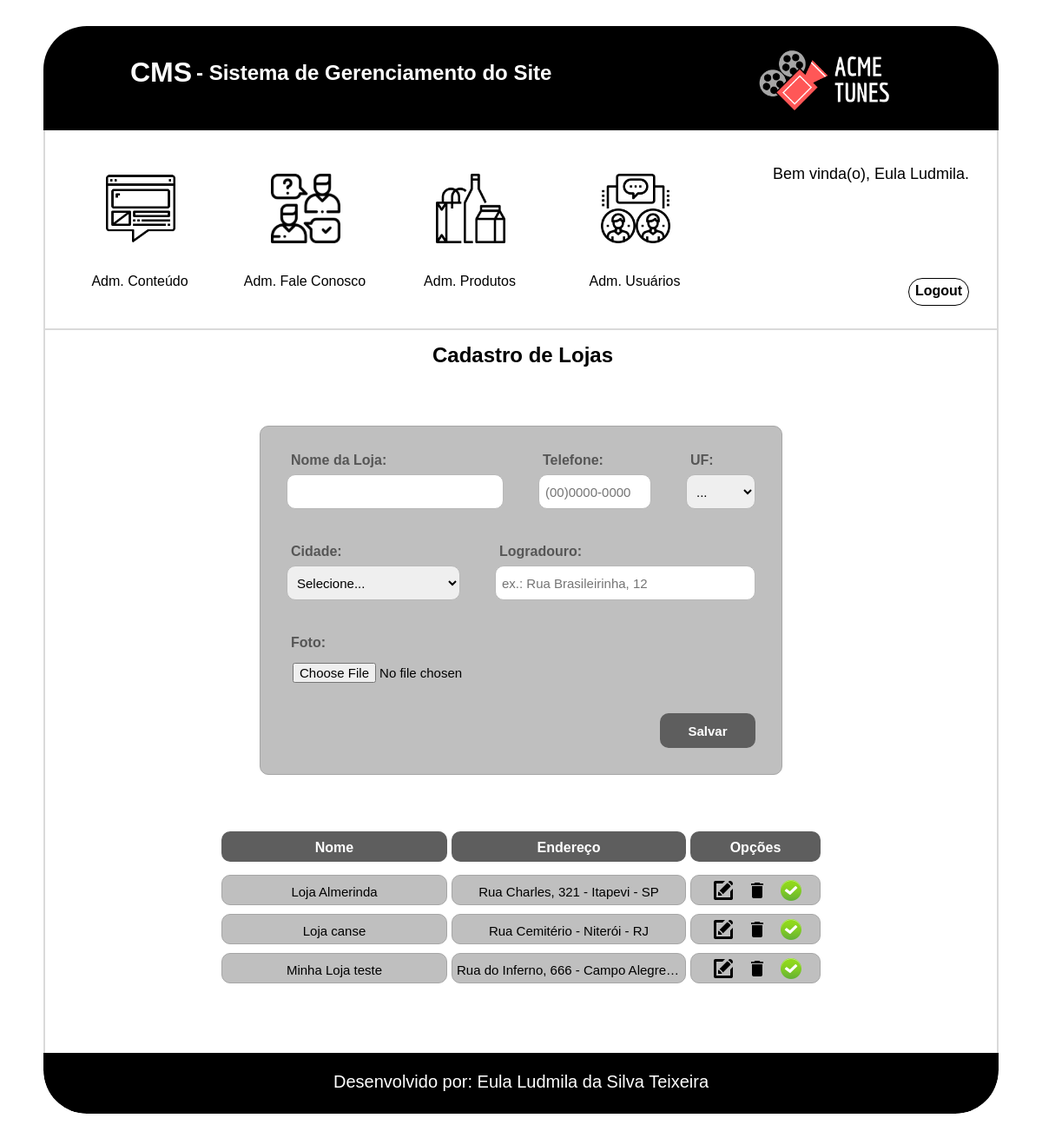
Page /cms/lojas.php (signed in) on the committed database.
### tables this page shows
CREATE TABLE `tbl_lojas` (
  `cod_loja` int(11) NOT NULL AUTO_INCREMENT,
  `nome_loja` varchar(100) NOT NULL,
  `endereco` varchar(255) NOT NULL,
  `telefone` varchar(20) NOT NULL,
  `foto` varchar(255) DEFAULT NULL,
  `ativo` tinyint(1) NOT NULL DEFAULT '0',
  `cod_cidade` int(11) NOT NULL,
  PRIMARY KEY (`cod_loja`),
  KEY `fk_lojas_cod_cidade_idx` (`cod_cidade`),
  CONSTRAINT `fk_lojas_cod_cidade` FOREIGN KEY (`cod_cidade`) REFERENCES `tbl_cidades` (`cod_cidade`)
);

### cms/lojas.php (the view, shortened to what this page needs)
<?php
    $conexao = conexaoMysql();
    $nome_loja = null;
    $cidade = null;
    $endereco = null;
    $telefone = null;
    $botao = "Salvar";
    $cod_estado = 0;
    $cod_cidade = 0;
    $modo = null;
?>
<!doctype html>
<html>
    <head>
        <link href="css/lojas.css" type="text/css" rel="stylesheet">
        <link href="css/formatacao.css" type="text/css" rel="stylesheet">
        <link href="css/cabecalho_menu_adm.css" type="text/css" rel="stylesheet">
        <link href="css/rodape.css" type="text/css" rel="stylesheet">
    </head>
    <body>
        <div id="caixa_conteudo">
            <div id="conteudo" class="center">
                <?php include('cabecalho_menu_adm.php')?>
                <div class="itens center">
                        <div class="titulo_lojas center"><h2>Cadastro de Lojas</h2></div>
                        <div class="cadastro_lojas center">
                            <form action="lojas.php" method="post" name="frm_lojas" enctype="multipart/form-data">
                                <div class="form_nome">
                                    <div class="form_texto_usuario">
                                        <label>Nome da Loja:</label>
                                    </div>
                                    <div class="form_caixa_usuario">
                                        <input name="txt_nome_loja" class="txtNomeLojas" type="text" value="<?php echo($nome_loja)?>" onkeypress="return ValidarNumero(event);" required maxlength="100" autocomplete="off">
                                    </div>
                                </div>
                                <div class="form_cep">
                                    <div class="form_texto_usuario">
                                        <label>Telefone:</label>
                                    </div>
                                    <div class="form_caixa_usuario">
                                        <input name="txt_telefone" class="txtCep" id="txt-telefone" value="<?php echo($telefone)?>" type="text" onkeypress="return ValidarLetra(event);" onkeyup="return mascaraTelefone()" pattern="^[(]\d{2}[)]\d{4}-\d{4}$" placeholder="(00)0000-0000" required autocomplete="off" maxlength="20">
                                    </div>
                                </div>
                                    <div class="form_estados">
                                        <div class="form_texto_usuario">
                                            <label>UF:</label>
                                        </div>
                                        <div class="form_caixa_usuario">
                                            <select name="slt_estados" id="sltEstados" class="txtEstados" change required >
                                                <?php
                                                    if($modo == 'buscar'){
                                                ?>
                                                <option value="<?php echo($cod_estado)?>" selected><span><?php echo($estado)?></span></option>
                                                <?php
                                                    }else{
                                                ?>
                                                <option value="" selected ><span>...</span></option>
                                                <?php
                                                    }
                                                ?>
                                            </select>
                                        </div>
                                    </div>
                                <div class="form_cidades">
                                    <div class="form_texto_usuario">
                                        <label>Cidade:</label>
                                    </div>
                                    <div class="form_caixa_usuario">
                                        <select name="slt_cidades" id="sltCidades" class="txtCidades" required>
                                            <?php
                                                if($modo == 'buscar'){
                                            ?>
                                            <option value="<?php echo($cod_cidade)?>" selected><span><?php echo($cidade)?></span></option>
                                            <?php
                                                $sql = "SELECT * FROM tbl_cidades WHERE cod_cidade <> ".$cod_cidade." AND cod_estado = ".$cod_estado." ORDER BY cidade";
                                                $select = mysqli_query($conexao, $sql);
                                                 while($rscidades = mysqli_fetch_array($select)){
                                            ?>
                                              <option value="<?php echo($rscidades['cod_cidade'])?>"><?php echo($rscidades['cidade'])?></option>
                                            <?php
                                                  }
                                              }else{
                                            ?>
                                             <option value="" selected><span>Selecione...</span></option>
                                            <?php
                                                }
                                            ?>
                                        </select>
                                    </div>
                                </div>
                                <div class="form_logradouro">
                                    <div class="form_texto_usuario">
                                        <label>Logradouro:</label>
                                    </div>
                                    <div class="form_caixa_usuario">
                                        <input name="txt_logradouro" class="txtLogradouro" type="text" value="<?php echo($endereco)?>" required placeholder="ex.: Rua Brasileirinha, 12" maxlength="255" autocomplete="off">
                                    </div>
                                </div>
                                <div class="form_foto">
                                    <div class="form_texto_usuario">
                                        <label>Foto:</label>
                                    </div>
                                    <div class="form_caixa_usuario">
                                        <?php
                                        if($botao == "Salvar"){
                                      ?>
                                        <input name="fle_foto" class="txtFoto" title="Selecione uma imagem" type="file" accept="image/*" required>
                                      <?php
                                        }else{
                                      ?>
                                        <input name="fle_foto" class="txtFoto" title="Selecione uma imagem" type="file" accept="image/*">
                                      <?php
                                        }
                                      ?>
                                    </div>
                                </div>
                                <div class="botao_form">
                                    <input type="submit" name="btnEnviar" class="form_btn" value="<?php echo($botao);?>">
                                </div>
                            </form>
                        </div>
                        <div class="tabela center">
                            <div class="linha_titulo">
                                <div class="titulo_form">
                                    <h4>Nome</h4>
                                </div>
                                <div class="titulo_email">
                                    <h4>Endereço</h4>
                                </div>
                                <div class="titulo_opcoes">
                                    <h4>Opções</h4>
                                </div>
                            </div>
                                <?php
                                    $sql = "SELECT tbl_lojas.*, concat_ws(' - ', tbl_lojas.endereco, tbl_cidades.cidade, tbl_estados.sigla_estado) AS enderecoCompleto
                                    FROM tbl_estados INNER JOIN tbl_cidades
                                    ON tbl_estados.cod_estado = tbl_cidades.cod_estado
                                    INNER JOIN tbl_lojas
                                    ON tbl_cidades.cod_cidade = tbl_lojas.cod_cidade";
                                    $select = mysqli_query($conexao, $sql);
                                    while($rslojas = mysqli_fetch_array($select)){
                                        if($rslojas['ativo'] == 1){
                                            $img = "img/ok.png";
                                            $legenda = "Ativado";
                                        }elseif($rslojas['ativo'] == 0){
                                            $img = "img/cancel.png";
                                            $legenda = "Desativado";
                                        }
                                ?>
                                <div class="informacoes_form">
                                    <div class="linha_informacao">
                                        <span><?php echo($rslojas['nome_loja'])?></span>
                                    </div>
                                    <div class="linha_email">
                                        <span><?php echo($rslojas['enderecoCompleto'])?></span>
                                    </div>
                                    <div class="linha_botao">
                                        <figure class="editar">
                                            <a href="lojas.php?modo=buscar&id=<?php echo($rslojas['cod_loja'])?>">
                                                <img src="img/iconfinder_new-24_103173.png" alt="Editar" title="Editar" class="botao" >
                                            </a>
                                        </figure>
                                        <figure class="excluir">
                                            <a href="lojas.php?modo=excluir&id=<?php echo($rslojas['cod_loja']);?>&foto=<?php echo($rslojas['foto'])?>">
                                                <img src="img/ic_delete.png" alt="Excluir" title="Excluir" class="botao " onclick="return confirm('Tem certeza que deseja excluir?')">
                                            </a>
                                        </figure>
                                        <figure class="desativar">
                                            <a href="lojas.php?ativo=<?php echo($rslojas['ativo'])?>&id=<?php echo($rslojas['cod_loja'])?>">
                                                <img src="<?php echo($img)?>" alt="<?php echo($legenda)?>" title="<?php echo($legenda)?>" class="botao">
                                            </a>
                                        </figure>
                                    </div>
                                </div>
                                <?php
                                    }
                                ?>
                        </div>
                </div>
                <?php include('rodape.php')?>
            </div>
        </div>
    </body>
</html>

### cms/css/formatacao.css (style rules this page uses)
p, h1,h2,h3,h4,li,ul,figure,body { margin: 0; padding: 0; }
.center { margin-left: auto; margin-right: auto; }
body { font-family: Helvetica; box-sizing: border-box; }
a { text-decoration: none; color: #000000; }

### rows in the picture
tbl_lojas: nome_loja "Loja Almerinda", enderecoCompleto "Rua Charles, 321 - Itapevi - SP"
tbl_lojas: nome_loja "Loja canse", enderecoCompleto "Rua Cemitério - Niterói - RJ"
tbl_lojas: nome_loja "Minha Loja teste", enderecoCompleto "Rua do Inferno, 666 - Campo Alegre…"

### other values in the picture
$_SESSION['nome'] "Eula Ludmila"
